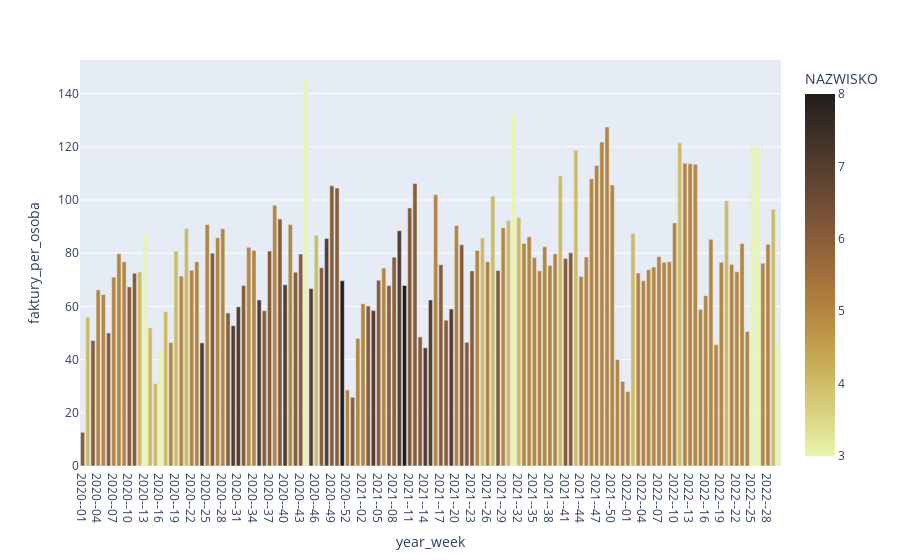

Source (notebook cell):
### Code cell
tmp=df_zamowienia.groupby(['czy_z_kuponow','year_week']).agg({'FAKTURA':'nunique',
                                                          'NAZWISKO':'nunique'}).reset_index()
tmp['faktury_per_osoba']=tmp['FAKTURA']/tmp['NAZWISKO']
px.bar(tmp.loc[tmp['czy_z_kuponow']=='tak'],
      x='year_week',
      y='faktury_per_osoba',
      color='NAZWISKO',
      color_continuous_scale='turbid')

### Figure 1 — Plotly figure (JSON) as saved in the notebook; plotly's stock layout.template omitted (floating-point values rounded to 4 significant figures; data arrays with more than 128 entries replaced by an {"elided": "..."} marker saying what was removed)
{"data": [{"alignmentgroup": "True", "hovertemplate": "year_week=%{x}<br>faktury_per_osoba=%{y}<br>NAZWISKO=%{marker.color}<extra></extra>", "legendgroup": "", "marker": {"color": {"elided": "135 int values"}, "coloraxis": "coloraxis", "pattern": {"shape": ""}}, "name": "", "offsetgroup": "", "orientation": "v", "showlegend": false, "textposition": "auto", "type": "bar", "x": {"elided": "135 str values"}, "xaxis": "x", "y": {"elided": "135 float values"}, "yaxis": "y"}], "layout": {"autosize": true, "barmode": "relative", "coloraxis": {"colorbar": {"title": {"text": "NAZWISKO"}}, "colorscale": [[0, "rgb(232, 245, 171)"], [0.09091, "rgb(220, 219, 137)"], [0.1818, "rgb(209, 193, 107)"], [0.2727, "rgb(199, 168, 83)"], [0.3636, "rgb(186, 143, 66)"], [0.4545, "rgb(170, 121, 60)"], [0.5455, "rgb(151, 103, 58)"], [0.6364, "rgb(129, 87, 56)"], [0.7273, "rgb(104, 72, 53)"], [0.8182, "rgb(80, 59, 46)"], [0.9091, "rgb(57, 45, 37)"], [1, "rgb(34, 30, 27)"]]}, "legend": {"tracegroupgap": 0}, "margin": {"t": 60}, "xaxis": {"anchor": "y", "autorange": true, "domain": [0, 1], "range": [-0.5, 134.5], "title": {"text": "year_week"}, "type": "category"}, "yaxis": {"anchor": "x", "autorange": true, "domain": [0, 1], "range": [0, 152.6], "title": {"text": "faktury_per_osoba"}, "type": "linear"}}}
